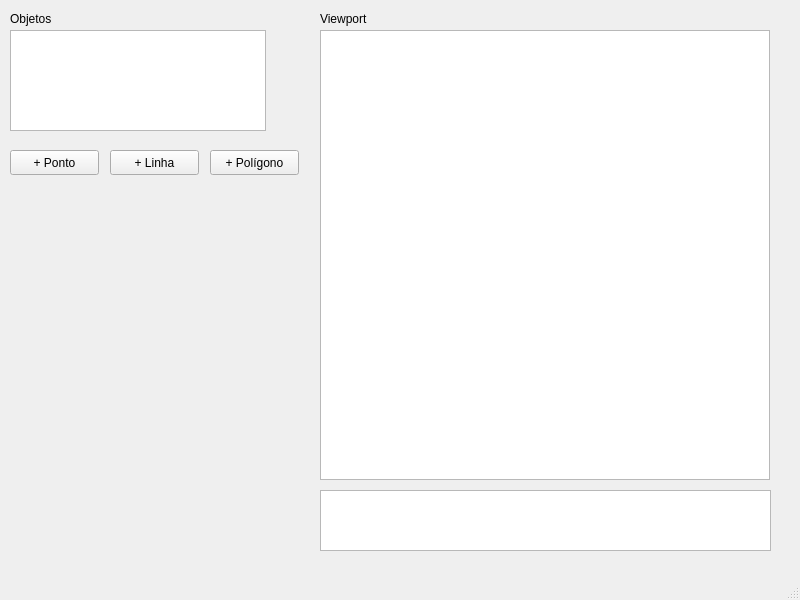
<?xml version="1.0" encoding="UTF-8"?>
<ui version="4.0">
 <class>MainWindow</class>
 <widget class="QMainWindow" name="MainWindow">
  <property name="geometry">
   <rect>
    <x>0</x>
    <y>0</y>
    <width>800</width>
    <height>600</height>
   </rect>
  </property>
  <property name="windowTitle">
   <string>MainWindow</string>
  </property>
  <widget class="QWidget" name="centralwidget">
   <widget class="QGraphicsView" name="graphicsView">
    <property name="geometry">
     <rect>
      <x>320</x>
      <y>30</y>
      <width>450</width>
      <height>450</height>
     </rect>
    </property>
   </widget>
   <widget class="QLabel" name="label">
    <property name="geometry">
     <rect>
      <x>320</x>
      <y>10</y>
      <width>67</width>
      <height>17</height>
     </rect>
    </property>
    <property name="text">
     <string>Viewport</string>
    </property>
   </widget>
   <widget class="QTextBrowser" name="textBrowser">
    <property name="geometry">
     <rect>
      <x>320</x>
      <y>490</y>
      <width>451</width>
      <height>61</height>
     </rect>
    </property>
   </widget>
   <widget class="QTextBrowser" name="textBrowser_2">
    <property name="geometry">
     <rect>
      <x>10</x>
      <y>30</y>
      <width>256</width>
      <height>101</height>
     </rect>
    </property>
   </widget>
   <widget class="QLabel" name="label_2">
    <property name="geometry">
     <rect>
      <x>10</x>
      <y>10</y>
      <width>67</width>
      <height>17</height>
     </rect>
    </property>
    <property name="text">
     <string>Objetos</string>
    </property>
   </widget>
   <widget class="QPushButton" name="pushButton">
    <property name="geometry">
     <rect>
      <x>10</x>
      <y>150</y>
      <width>89</width>
      <height>25</height>
     </rect>
    </property>
    <property name="text">
     <string>+ Ponto</string>
    </property>
   </widget>
   <widget class="QPushButton" name="pushButton_2">
    <property name="geometry">
     <rect>
      <x>110</x>
      <y>150</y>
      <width>89</width>
      <height>25</height>
     </rect>
    </property>
    <property name="text">
     <string>+ Linha</string>
    </property>
   </widget>
   <widget class="QPushButton" name="pushButton_3">
    <property name="geometry">
     <rect>
      <x>210</x>
      <y>150</y>
      <width>89</width>
      <height>25</height>
     </rect>
    </property>
    <property name="text">
     <string>+ Polígono</string>
    </property>
   </widget>
  </widget>
  <widget class="QMenuBar" name="menubar">
   <property name="geometry">
    <rect>
     <x>0</x>
     <y>0</y>
     <width>800</width>
     <height>22</height>
    </rect>
   </property>
  </widget>
  <widget class="QStatusBar" name="statusbar"/>
 </widget>
 <resources/>
 <connections/>
</ui>
